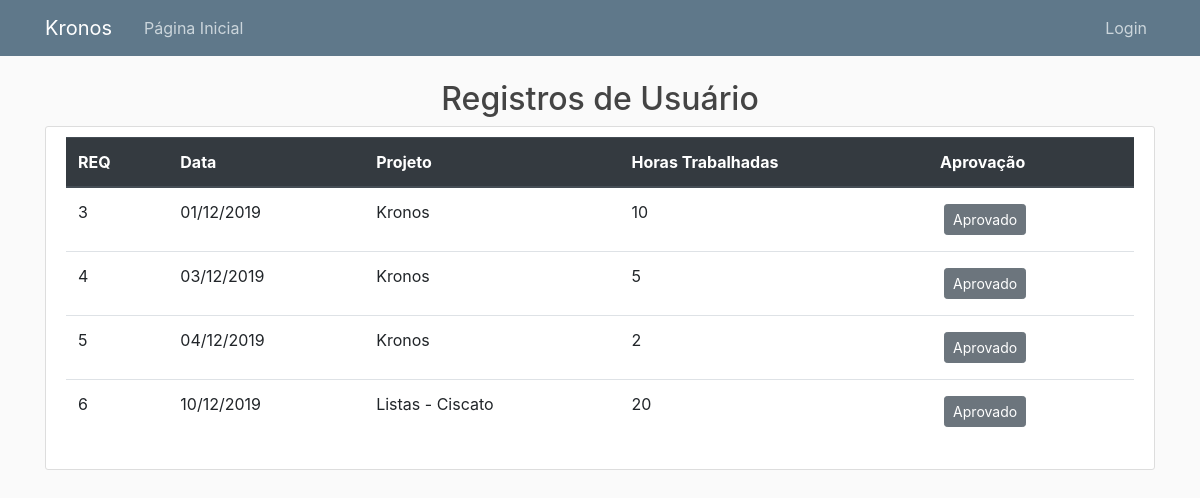
/usuario_registros/4.html, run on an earlier commit of the app's database.
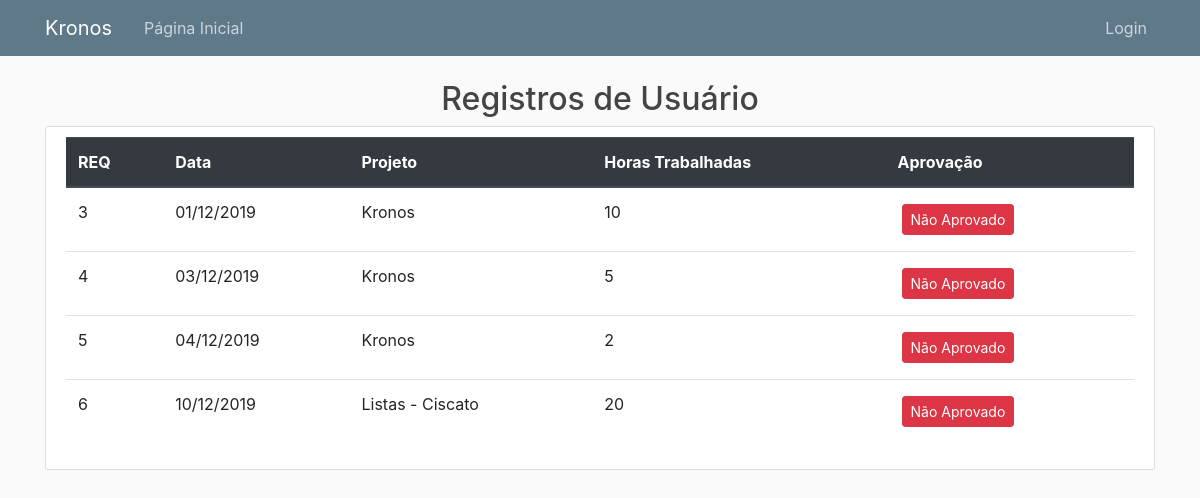
And on a later commit of the database.
### kronos/models.py (models this page shows, shortened)
class Usuario(db.Model, UserMixin):
    __tablename__ = 'usuarios'
    id = db.Column(db.Integer, primary_key=True)
    username = db.Column(db.String(20), nullable=False, unique=True)
    senha = db.Column(db.String(60), nullable=False)
    nome = db.Column(db.String(50), nullable=False)
    admin = db.Column(db.Boolean, default=False, nullable=False)
    registros = db.relationship('RegistroHoras', backref='autor', lazy=True)

class RegistroHoras(db.Model):
    __tablename__ = 'registros'
    id = db.Column(db.Integer, primary_key=True)
    data = db.Column(Data, nullable=False)
    aprovacao = db.Column(db.Boolean, default=False)
    total_horas = db.Column(db.Integer, nullable=False)
    usuario_id = db.Column(db.Integer, db.ForeignKey('usuarios.id'), nullable=False)
    projeto_id = db.Column(db.Integer, db.ForeignKey('projetos.id'), nullable=False)

class Projeto(db.Model):
    __tablename__ = 'projetos'
    id = db.Column(db.Integer, primary_key=True)
    nome = db.Column(db.String(50), nullable=False)
    descricao = db.Column(db.Text)
    data_inicio = db.Column(Data, nullable=False, default=datetime.utcnow)
    data_entrega = db.Column(Data, nullable=False)
    total_horas = db.Column(db.Integer, nullable=False, default=0)
    registros = db.relationship('RegistroHoras', backref='projeto', lazy=True)

### kronos/routes.py (the view)
@app.route('/usuario_registros/<int:usuario_id>.html')
def usuario_registros(usuario_id):
    usuario = Usuario.query.get_or_404(usuario_id)
    registros = RegistroHoras.query.filter_by(usuario_id=usuario.id)
    titulo = 'Registros - ' + usuario.nome
    return render_template('usuario_registros.html', titulo =' Registros -' + usuario.nome, registros=registros, usuario=usuario)

### kronos/templates/usuario_registros.html
{% extends "base.html" %}
{% block content %}
<h2 style="text-align:center">Registros de {{ usuario.nome }}</h2>
<div class="content-section">
        <table class="table">
                <thead class="thead-dark">
                        <tr>
                        <th>REQ</th>
                        <th>Data</th>
                        <th>Projeto</th>
                        <th>Horas Trabalhadas</th>
                        <th>Aprovação</th>
                        </tr>
                </thead>
                <tbody>
                        {% for registro in registros %}
                        <tr>
                                <td>{{ registro.id }}</td>
                                <td>{{ registro.data.strftime('%d/%m/%Y') }}</td>
                                <td>{{ registro.projeto.nome }}</td>
                                <td>{{ registro.total_horas }}</td>
                                {% if registro.aprovacao %}
                                        <td><a class="btn btn-secondary btn-sm m-1" href="{{ url_for('reprovar', registro_id=registro.id, usuario_id=usuario.id) }}">Aprovado</a></td>
                                {% else %}
                                        <td><a class="btn btn-danger btn-sm m-1" href="{{ url_for('aprovar', registro_id=registro.id, usuario_id=usuario.id) }}">Não Aprovado</a></td>
                                {% endif %}
                        </tr>
                        {% endfor %}
                </tbody>
                </table>
</div>
{% endblock content %}

### kronos/templates/base.html (shortened to what this page needs)
<!DOCTYPE html>
<html>
  <head>
    <link rel="stylesheet" href="https://stackpath.bootstrapcdn.com/bootstrap/4.4.1/css/bootstrap.min.css">
    <link rel="stylesheet" type="text/css" href="{{ url_for('static', filename='main.css') }}">
    </head>
  <body>
    <header class="site-header">
      <nav class="navbar navbar-expand-md navbar-dark bg-steel fixed-top">
        <div class="container">
          <a class="navbar-brand mr-4" href="/">Kronos</a>
          <div class="collapse navbar-collapse" id="navbarToggle">
            <div class="navbar-nav mr-auto">
              {% if current_user.admin %}
                <a class="nav-item nav-link" href="{{ url_for('userpage') }}">Página Inicial</a>
                <a class="nav-item nav-link" href="{{ url_for('usuarios') }}">Usuários</a>
                <a class="nav-item nav-link" href="{{ url_for('projetos') }}">Projetos</a>
              {% else %}
                {% if current_user.is_authenticated %}
                  <a class="nav-item nav-link" href="{{ url_for('userpage') }}">Página Inicial</a>
                  <a class="nav-item nav-link" href="{{ url_for('relatorio', usuario_id=current_user.id) }}">Relatório de Registros</a>
                {% else %}
                  <a class="nav-item nav-link" href="{{ url_for('userpage') }}">Página Inicial</a>
                {% endif %}
              {% endif %}
            </div>
            <div class="navbar-nav">
              {% if current_user.admin %}
                <a class="nav-item nav-link" href="{{ url_for('registrar') }}">Cadastrar Usuário</a>
                <a class="nav-item nav-link" href="{{ url_for('perfil') }}">Perfil</a>
                <a class="nav-item nav-link" href="{{ url_for('logout') }}">Logout</a>
              {% else %}
                {% if current_user.is_authenticated %}
                  <a class="nav-item nav-link" href="{{ url_for('perfil') }}">Perfil</a>
                  <a class="nav-item nav-link" href="{{ url_for('logout') }}">Logout</a>
                {% else %}
                  <a class="nav-item nav-link" href="{{ url_for('login') }}">Login</a>
                {% endif %}
              {% endif %}
            </div>
          </div>
        </div>
      </nav>
    </header>
    <main role="main" class="container">
      <div class="row">
        <div class="col">
          {% block content %}{% endblock content %}
        </div>
      </div>
    </main>
  </body>
</html>

### kronos/static/main.css (style rules this page uses)
body { background: #fafafa; color: #333333; margin-top: 5rem; }
h1, h2, h3, h4, h5, h6 { color: #444444; }
.bg-steel { background-color: #5f788a; }
.site-header .navbar-nav .nav-link { color: #cbd5db; }
.content-section { background: #ffffff; padding: 10px 20px; border: 1px solid #dddddd; border-radius: 3px; margin-bottom: 20px; }

What changed in the data, as far as the page shows it:
changed RegistroHoras id 3: aprovacao "Aprovado" → "Não Aprovado"
changed RegistroHoras id 4: aprovacao "Aprovado" → "Não Aprovado"
changed RegistroHoras id 5: aprovacao "Aprovado" → "Não Aprovado"
changed RegistroHoras "Listas - Ciscato": aprovacao "Aprovado" → "Não Aprovado"
